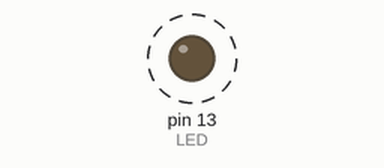
A sketch run on a simulated Arduino Uno, built with avr-gcc and run on an emulated ATmega328P. Parts: output pins drawn as LEDs (lit = HIGH). Dashed ring = blinking.

Above: at 0.5 s.
Timing chart, 0 to 4.6 s (numbered marks = the images above):
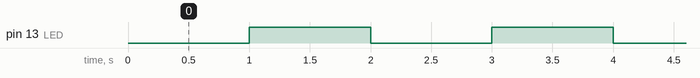

Measured:
- by itself, pin 13 (LED): alternates HIGH for 1.0 s and LOW for 1.0 s

The sketch:

LED_Blink_with_millis.ino
```cpp
#define LED 13

unsigned long previousTime = 0;

void setup()
{
  pinMode(LED, OUTPUT);
}

void loop()
{
  unsigned long currentTime = millis();

  if(currentTime - previousTime >= 1000)
  {
    previousTime = currentTime;

    digitalWrite(LED, !digitalRead(LED));
  }
}
```
